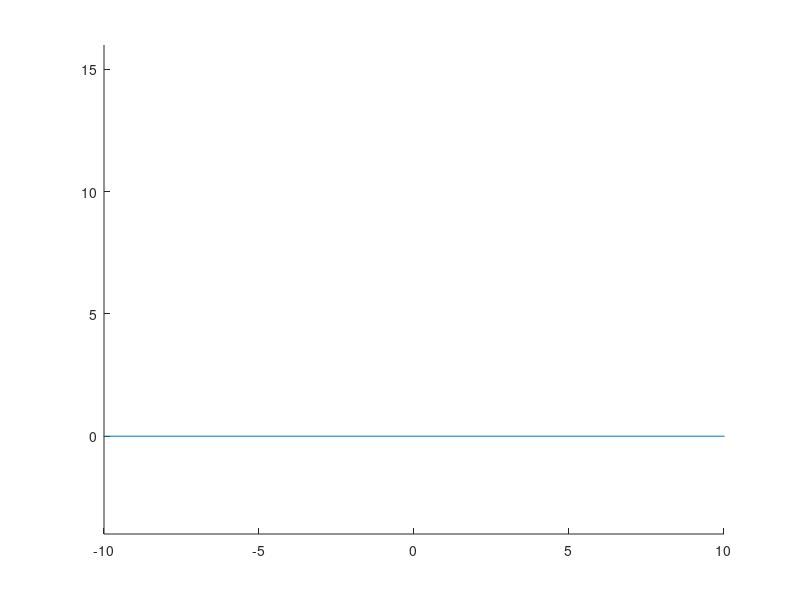

Write MATLAB code to recreate this figure.

clear;
close all;

% CONSTANTS
    % how many seconds to simulate
time = 3;
    % time between each approximation
h = 0.01;
    % spring constant
k = 1000;
    % resistativitation constant
b = 10;
    % gravitational constant
g = 9.8;
    % Floor bounciness multiplier (0-1 preferably :3)
fBounce = 0;
    % Floor friction (1 means full stopp, 0 means ice)
fFriction = 0;
    % Springs cant contract closer than this
minSpring = 0.8;


% PARTICLES AND SPRINGS
% ***DEFINING m,X,I IS ENOUGH FOR THE CODE TO RUN, THE REST IS ADAPTIVE TO THIS***
    % mass M total for system
M = 10;
    % particle x, y Pos [Xx Xy] / per particle
X = [0 20]+[5*cos((0:pi/5:2*pi-pi/5)') 5*sin((0:pi/5:2*pi-pi/5)')];
POINTS = size(X,1);

m = ones(POINTS)*M/POINTS;

%all to all
count = 1;
for i = 1:POINTS-1
    for j = i+1:POINTS
        I(count,:) = [i j];
        count = count + 1;
    end
end
BONDS = size(I,1);

% DEFINING S.S.VARIABLES, STARTING VALUES
    % starting velocity [Vx Vy]/ per particle
V = zeros(POINTS,2);
% ***V(index,:) = [a b]; for initial velocities***
    % V'
Vp = zeros(POINTS,2);
    % Fk spring starting force [F]/ per spring  (applied directionally later, depending on spring orientation)
Fk = zeros(BONDS,1);               
    % Fk'
Fkp = zeros(BONDS,1);             

% SIMULATION
    % how many animation frames
CYCLES = time/h;
    % where the particle animation positions are stored
animation = zeros(POINTS,2,CYCLES); animation(:,:,1) = X;
for cycle=1:CYCLES -1    
    
    Vp_k1 = zeros(POINTS,2);       % set to zero so the components from each connected spring can be += and added separately
    for n = 1:BONDS     % Loop through the springs
        dif = X(I(n,1),:) - X(I(n,2),:);     % Gets vector from particle 1 to 2
        nDif = dif/norm(dif);                % normalises it, used to give the Fk and Fb direction
        dV = dot(V(I(n,1),:)-V(I(n,2),:),nDif);      % Gets deltaV, speed difference between the particles in the spring's direction
        Vp_k1(I(n,1),:) = Vp_k1(I(n,1),:) - 1/m(I(n,1)) * (b*dV + Fk(n))*nDif;     % apply spring influence to the connected particles
        Vp_k1(I(n,2),:) = Vp_k1(I(n,2),:) + 1/m(I(n,2)) * (b*dV + Fk(n))*nDif;     % first one's added, second is subtracted, in the springs direction since they will be either
                                                                            % both pulled towards eachother or drawn away from eachother
        Fkp(n) = k * dV;     % the derivative for Fk...
    end
    Vp_k1 = Vp_k1 - [0 g];    % gravity is added for all points
    
    Vp_k2 = zeros(POINTS,2);       % set to zero so the components from each connected spring can be += and added separately
    for n = 1:BONDS     % Loop through the springs
        dif = X(I(n,1),:) - X(I(n,2),:);     % Gets vector from particle 1 to 2
        nDif = dif/norm(dif);                % normalises it, used to give the Fk and Fb direction
        dV = dot(V(I(n,1),:)+Vp_k1(I(n,1)) -V(I(n,2),:)-Vp_k1(I(n,2)),nDif);      % Gets deltaV, speed difference between the particles in the spring's direction
        Vp_k2(I(n,1),:) = Vp_k2(I(n,1),:) - 1/m(I(n,1)) * (b*dV + Fk(n))*nDif;     % apply spring influence to the connected particles
        Vp_k2(I(n,2),:) = Vp_k2(I(n,2),:) + 1/m(I(n,2)) * (b*dV + Fk(n))*nDif;     % first one's added, second is subtracted, in the springs direction since they will be either                                                                    % both pulled towards eachother or drawn away from eachother
    end
    Vp_k2 = Vp_k2 - [0 g];    % gravity is added for all points

    Vp_k1
    Vp_k2
    V = V + h*(Vp_k1 + Vp_k2)/2;
    X = X + h * V;
    
    % approximating the new values using: X_n+1 = X_n + h*X'_n
%     V  = V  + h * Vp;
     Fk = Fk + h*Fkp;
%     X  = X  + h*V;
    
    % Code that flips Y-ward velocity when the particle has Xy<0
    V(:,2) = (X(:,2)>0).*V(:,2)-fBounce*(X(:,2)<0).*V(:,2);
    % Sets Xy values to 0 if they're below 0
    X(:,2) = (X(:,2)>0).*X(:,2);
    % Code that slows X-speed on floor collision
    V(:,1) = (X(:,2)>0).*V(:,1)+(1-fFriction)*(X(:,2)<=0).*V(:,1);
    
    animation(:,:,cycle + 1) = X;
end


scale = 20;

% ANIMATION
% Stop the animation by pressing CTRL + C in the command window
for i = 1:CYCLES
    clf;
    hold on;
%     for l = 1:size(linez,3)
%         plot([linez(1,1,l) linez(2,1,l)], [linez(1,2,l) linez(2,2,l)]); 
%     end
    line([-50 50], [0 0]); 


    % ONLY CONTOUR
    line([animation(:,1,i);animation(1,1,i)],[animation(:,2,i);animation(1,2,i)],'Color','black');

    xlim([-scale*0.5 scale*0.5]);
    ylim([-scale*0.2 scale*0.8]);
    
    % used to set frame time but drawing takes time so it's not accurate
    pause(0);   
end


